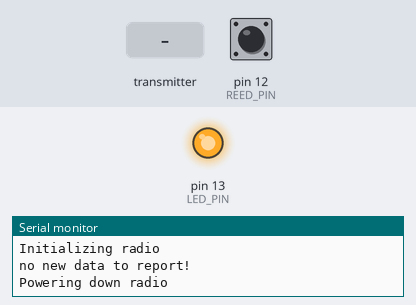
The sketch below on a simulated Arduino Uno, built for the host (arithmetic inside an expression is 32-bit, double 64-bit). Shown: output pins drawn as LEDs (lit = HIGH), the last lines printed to the serial monitor. Dashed ring = blinking. The inputs (shaded band) are chosen by the test bench; at power-on: pin 12 (REED_PIN) HIGH. Storage starts empty; no radio packets arrive unless stated.

Above: at 1.2 s.
1.3 s: pin 12 (REED_PIN) driven LOW
3.5 s: the transmitter starts sending dataReceived = 0
6.5 s: the transmitter starts sending dataReceived = 256
At 6.91 s:
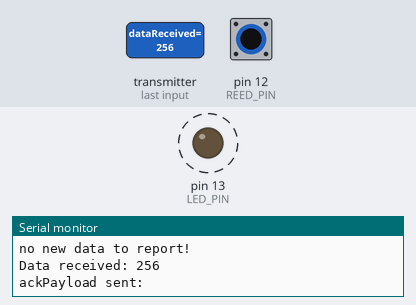
9.5 s: the transmitter starts sending dataReceived = 512
At 10.5 s:
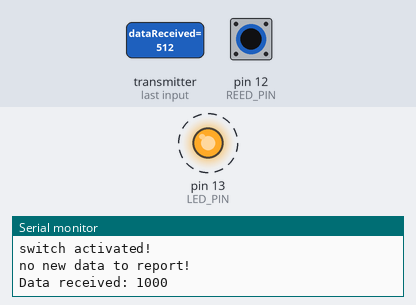
12.5 s: pin 12 (REED_PIN) driven HIGH
15.5 s: pin 12 (REED_PIN) pulsed LOW 2 times (0.12 s each, 0.3 s apart)
Timing chart, 0 to 20.1 s (numbered marks = the images above; inputs shaded):
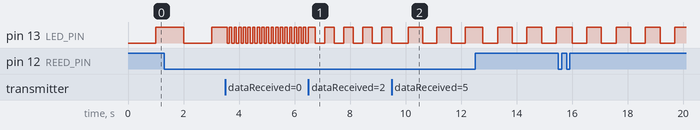

The sketch:

Rx_SDReed.ino
```cpp
//the slave or the receiver
//only the Adalogger works!
#include <SPI.h>
#include <nRF24L01.h>
#include <RF24.h>
#include <Wire.h>
#include "SdFat.h"

#define CE_PIN 6
#define CSN_PIN 10
#define REED_PIN 12
#define LED_PIN 13

// Set up Radio
const byte radioAddress[5] = {'R', 'x', 'A', 'A', 'A'};
RF24 radio(CE_PIN, CSN_PIN);

// Initialize variables
unsigned long dataReceived; // type must match dataToSend in Tx
byte ackData[32] = {0}; // the values to be sent to the master; 32 bytes max for NRF24L01
const uint16_t dataDivisible = 1000; // minimum divisible value for dataReceived value
int ledState = LOW;
int reedState;
bool newData = false;
bool triggerState = false;
bool radioPowerState = false;

// Initialize SD card variables
#define filename "filename.csv"
SdFat sd; // Create the objects to talk to the SD card
File file; // Construct File for SD card
const uint8_t chipSelect = 4; // Adalogger microSD card chip select pin
bool newSdData = true;

// Initialize millis variables
unsigned long previousMillisRadio = 0;
unsigned long previousMillisReed = 0;
unsigned long powerInterval = 50000; //interval for power to be supplied to NRF24L01 (in ms) after Reed switch triggered

//==============

void setup() {
  Serial.begin(9600);
  while (!Serial) {
    ;
  }
  pinMode(LED_PIN, OUTPUT); // Set LED pin to output mode
  pinMode(REED_PIN, INPUT_PULLUP); // Init pullup resistor on Reed pin
  digitalWrite(REED_PIN, HIGH); // Set Reed pin to HIGH
  dataReceived = 1000; // Set initial blink interval (to be changed by Tx)

  SPI.begin();
  Serial.println("Initializing SD card...");
  if (!sd.begin(chipSelect, SD_SCK_MHZ(12))) {
    Serial.println("sd card initialization failed!");
    sd.initErrorHalt(); // not being able to save data is a terminal error in all cases
  }
  else {
    Serial.println("SD card OK");
  }

  Serial.println("Initializing radio");
  // Generate initial ackData
  radio.begin();
  //radio.setDataRate(RF24_250KBPS);
  //radio.setPALevel(RF24_PA_LOW); // or MIN
  //radio.enableAckPayload(); // DO I NEED TO INIT THIS HERE, YEAH?
  ///radio.openReadingPipe(1, radioAddress);
  loadFileData(); // pre-load Ack Payload
  Serial.println("Powering down radio");
  radio.powerDown(); // immediately power down the radio until reed switch trigger
  //radio.startListening();
}

//==========

void loop() {
  //digitalWrite(LED_PIN, LOW); // turn off LED
  reedState = digitalRead(REED_PIN);
  if (reedState == LOW) {
    Serial.println("switch activated!");
    if (!radioPowerState) { //if this is the first time the Radio is turned on
      radio.powerUp();
      delay(10); // RF24 documentation: "this will take up to 5ms for maximum compatibility"
      setupRadio();
      radioPowerState = true; //variable to only powerUp the radio once
      triggerState = true; // variable to indicate the Reed switch has been triggered
    }
    previousMillisReed = millis(); //store the time the Reed switch was triggered
  }
  if (triggerState == true ) {
    getData();
    showData();
    unsigned long currentMillisReed = millis(); // get the current time
    if (currentMillisReed - previousMillisReed >= powerInterval) { // if the radio has been powered on and transmitting for longer than the interval
      previousMillisReed = currentMillisReed; // update previousMillisValue
      //digitalWrite(LED_PIN , LOW); // turn off the LED
      file.close(); // make sure file is closed (prevent bricking card)
      while (sd.card() -> isBusy()) {
        ;
      }
      triggerState = false;
      radioPowerState = false;
      radio.powerDown();  // powerDown the radio
    }
  }
  blinkWithoutDelay(); // blink at the interval dictated by dataReceived
}

//================

void getData() {
  if (radio.available()) {
    unsigned long previousDataReceived = dataReceived; // save previous dataReceived value
    radio.read(&dataReceived, sizeof(dataReceived));
    if (abs(dataReceived - previousDataReceived) < (previousDataReceived * 0.1)) { // if the difference between old dataReceived value and new dataReceived value is greater than 10%, overwrite dataReceived
      if (dataReceived % dataDivisible != 0) { // if dataReceived is not a multiple of 1000
        dataReceived = ((previousDataReceived + dataDivisible - 1) / dataDivisible * dataDivisible); // make it a multiple of 1000
      } else { // if it is a multiple of 1000 already
        dataReceived = previousDataReceived;
      }
    }
    loadFileData();
    newData = true;
  }
}

//================

void loadFileData() {
  if (newSdData) {
    file.open("filename.csv", FILE_READ);
    if (file) {
      int bytesRead = file.readBytes(ackData, sizeof(ackData) - 1); // -1 to remove null terminator
      if (bytesRead > 0) {
        radio.writeAckPayload(1, &ackData, sizeof(ackData)); // load the payload for the next time
      } else { // end of file is reached
        file.close();
        while (sd.card() -> isBusy()) {
          ;
        }
        Serial.println("end of file");
        newSdData = false;
        for (int i = 0; i < sizeof(ackData) / sizeof(ackData[0]); i++) {
          ackData[i] = 0; //replace ackData with 0s
        }
      }
    } else {
      Serial.println("no new data to report!");
      radio.writeAckPayload(1, &ackData, sizeof(ackData)); // load the blank message payload
    }
  }
}

//================

void showData() {
  if (newData == true) {
    Serial.print("Data received: ");
    Serial.println(dataReceived);
    Serial.print("ackPayload sent: ");
    Serial.println(F(ackData));
    newData = false;
  }
}

//=================

void blinkWithoutDelay() {
  unsigned long currentMillisRadio = millis();
  if (currentMillisRadio - previousMillisRadio >= dataReceived) {
    previousMillisRadio = currentMillisRadio; // update previousMillis value
    if (ledState == LOW) {
      ledState = HIGH;
    } else {
      ledState = LOW;
    }
    digitalWrite(LED_PIN, ledState);
  }
}

//================

void setupRadio() {
  radio.begin();
  radio.setDataRate(RF24_250KBPS); // slower data rate = higher resistance to noise
  //radio.setPALevel(RF24_PA_LOW); // LOW prevents power supply related problems (RF24_PA_MAX is default)
  radio.setCRCLength(RF24_CRC_16); // set CRC length to 16-bit to ensure data quality
  radio.enableAckPayload();
  radio.openReadingPipe(1, radioAddress);
  radio.startListening();
}
```

Measured:
- after the input at 6.5 s, pin 13 (LED_PIN): alternates HIGH for 0.34 s and LOW for 0.34 s, starting after 0.24 s
- after the input at 9.5 s, pin 13 (LED_PIN): alternates HIGH for 0.52 s and LOW for 0.52 s, starting after 0.59 s
- by itself, pin 13 (LED_PIN): alternates HIGH for 0.08 s and LOW for 0.08 s
